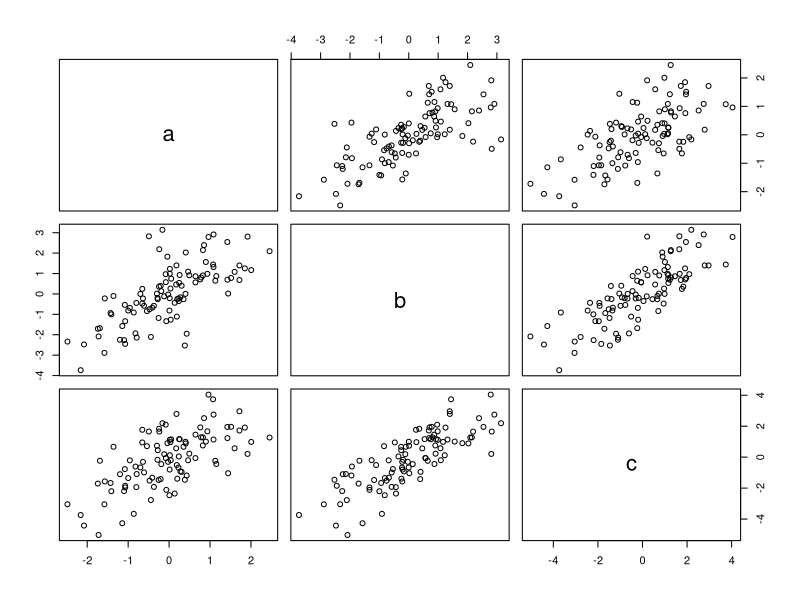

This figure's R source:
x1=rnorm(100)
x2=rnorm(100)
x3=rnorm(100)
t=data.frame(a=x1,b=x1+x2,c=x1+x2+x3)

plot(t)
#sd(t)
print(sapply(t,sd))
